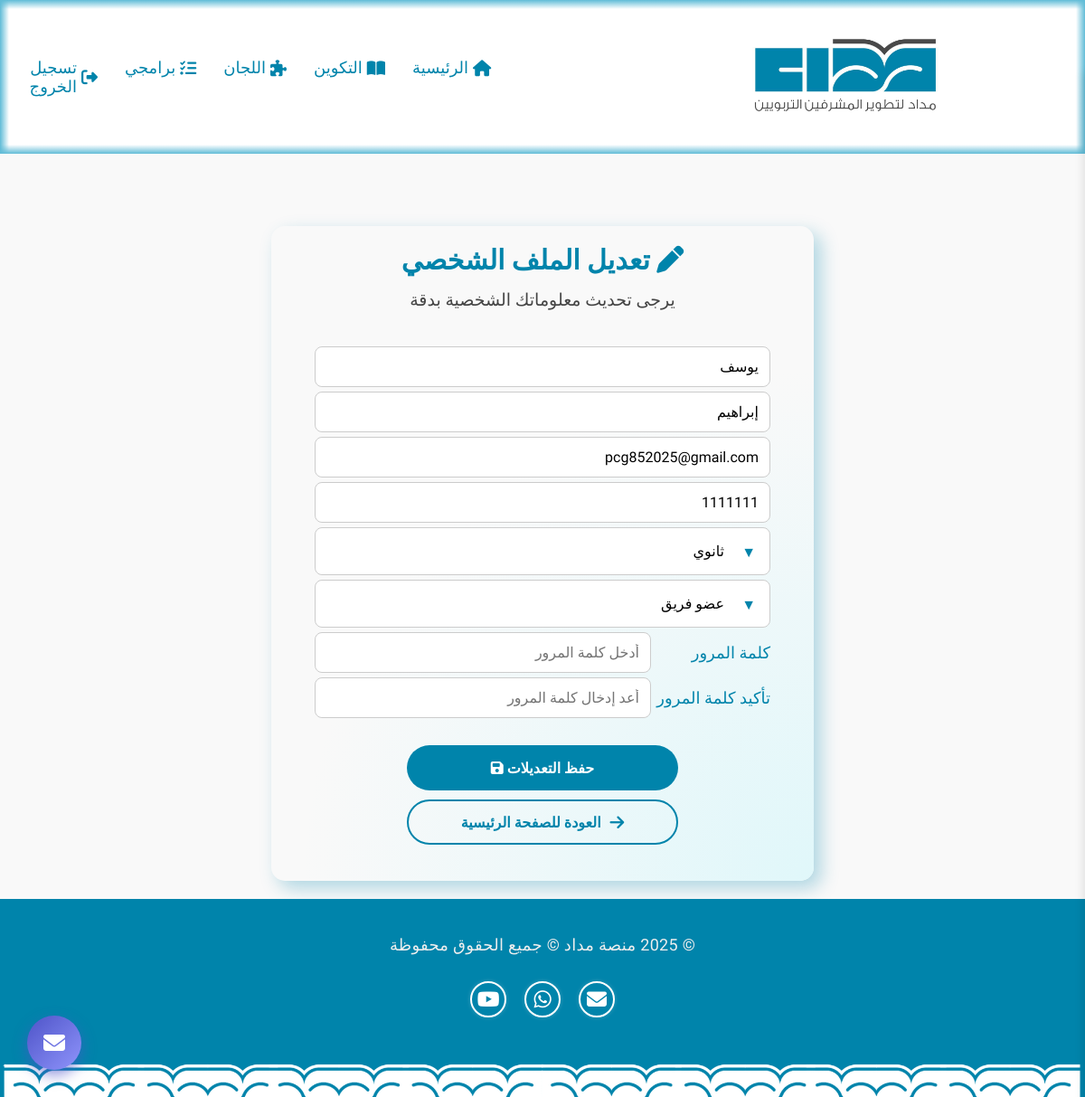
/edit_profile/ (signed in), run on an earlier commit of the app's database.
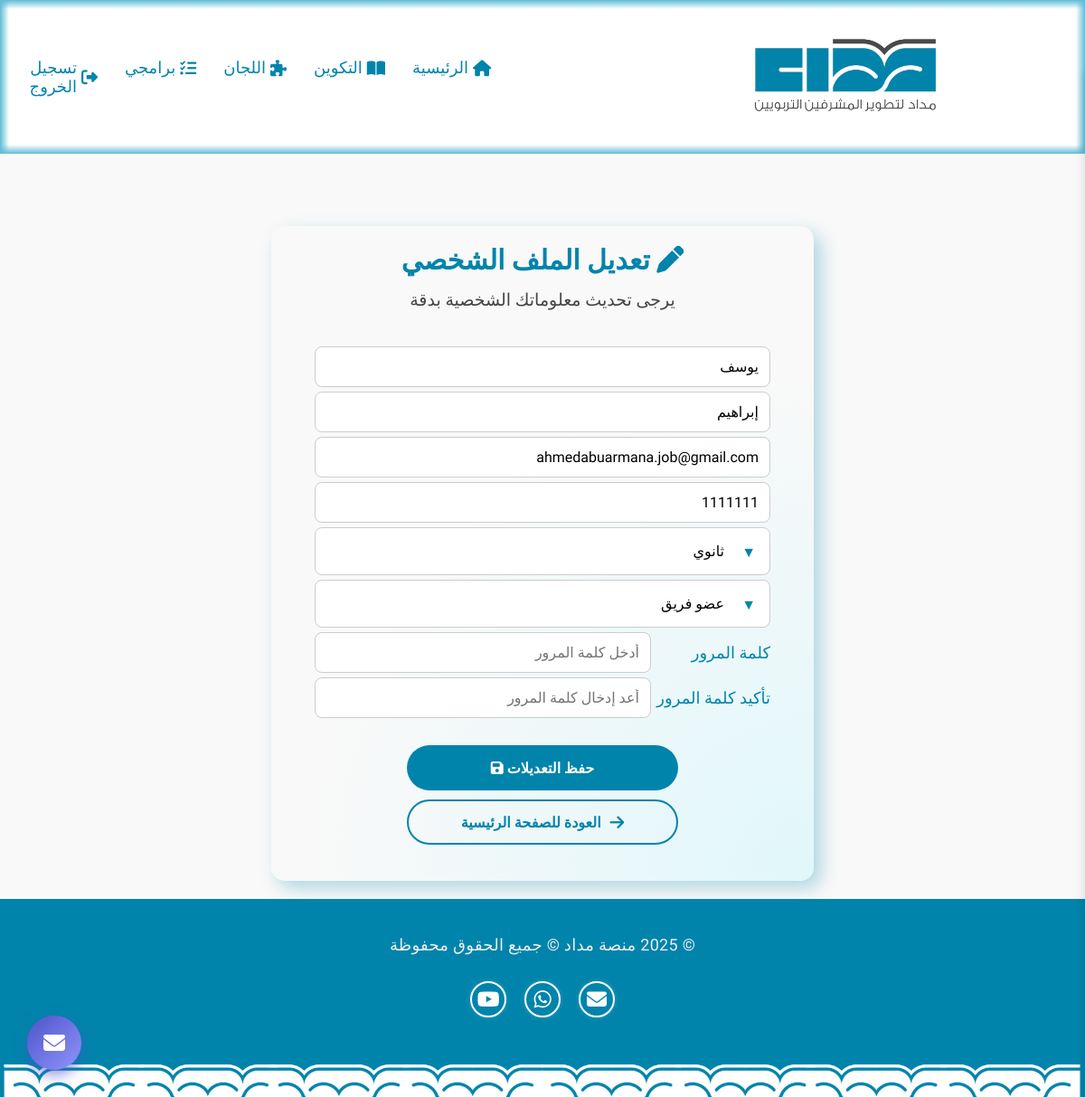
And on a later commit of the database.
### main/models.py (models this page shows, shortened)
class CustomUser(AbstractBaseUser, PermissionsMixin):
    first_name = models.CharField(max_length=30)
    last_name = models.CharField(max_length=30)
    email = models.EmailField(unique=True)
    phone = models.CharField(max_length=20, blank=True, null=True)
    ROLE_CHOICES = [
        ('عضو فريق', 'عضو فريق'),
        ('قائد فريق', 'قائد فريق'),
    ]
    EDUCATION_CHOICES = [
        ('ابتدائي', 'ابتدائي'),
        ('متوسط', 'متوسط'),
        ('ثانوي', 'ثانوي'),
        ('جامعي', 'جامعي'),
    ]
    role = models.CharField(max_length=20, choices=ROLE_CHOICES, blank=True, null=True)
    education_level = models.CharField(max_length=20, choices=EDUCATION_CHOICES, blank=True, null=True)
    is_active = models.BooleanField(default=False)
    is_staff = models.BooleanField(default=False)
    groups = models.ManyToManyField(
        Group,
        related_name="customuser_set",  # بدل user_set الافتراضي
        blank=True,
        help_text="المجموعات التي ينتمي إليها المستخدم",
        verbose_name="groups"
    )
    user_permissions = models.ManyToManyField(
        Permission,
        related_name="customuser_permissions_set",  # بدل user_set الافتراضي
        blank=True,
        help_text="أذونات المستخدم الفردية",
        verbose_name="user permissions"
    )
    objects = CustomUserManager()
    USERNAME_FIELD = 'email'
    REQUIRED_FIELDS = ['first_name', 'last_name', 'phone']
    class Meta:
        verbose_name = 'مستخدم'
        verbose_name_plural = 'المستخدمين'

### main/views.py (the view, shortened to what this page needs)
# urls.py: path("edit_profile/", views.edit_profile, name="edit_profile"),
@login_required(login_url="/auth")
def edit_profile(request):
    user = request.user  # المستخدم الحالي
    return render(request, "auth/profile.html", {
        "user": user,
        "ROLE_CHOICES": CustomUser.ROLE_CHOICES,
        "EDUCATION_CHOICES": CustomUser.EDUCATION_CHOICES,
    })

### main/templates/auth/profile.html (shortened to what this page needs)
{% extends "main/layout.html" %}
{% load static %}
{% block head %}
    <link href="{% static 'css/profile.css' %}" rel="stylesheet">
{% endblock %}
{% block body %}
<div class="container2 hidden-on-small" id="profile-form" >
    <div class="box2">
        <h1><i class="fa-solid fa-pen"></i> تعديل الملف الشخصي</h1>
        <p>يرجى تحديث معلوماتك الشخصية بدقة</p>
        <form method="post" class="profile-form">
            <div class="form-row">
                <input type="text" id="first-name" name="first_name" value="{{ user.first_name }}" required placeholder="الاسم الأول">
            </div>
            <div class="form-row">
                <input type="text" id="last-name" name="last_name" value="{{ user.last_name }}" required placeholder="الاسم الأخير">
            </div>
            <div class="form-row">
                <input type="email" id="email" name="email" value="{{ user.email }}" required placeholder="البريد الإلكتروني">
            </div>
            <div class="form-row">
                <input type="tel" id="phone" name="phone" value="{{ user.phone }}" placeholder="رقم الهاتف">
            </div>
            <div class="form-row">
                <div class="custom-select">
                    <select id="level" name="education_level">
                        {% for key, val in EDUCATION_CHOICES %}
                            <option value="{{ key }}" {% if user.education_level == key %}selected{% endif %}>{{ val }}</option>
                        {% endfor %}
                    </select>
                </div>
            </div>
            <div class="form-row">
                <div class="custom-select role-select">
                <select id="role" name="role">
                    {% for key, val in ROLE_CHOICES %}
                        <option value="{{ key }}" {% if user.role == key %}selected{% endif %}>{{ val }}</option>
                    {% endfor %}
                </select>
                </div>
            </div>
            <div class="form-row">
                <label for="password1">كلمة المرور</label>
                <input type="password" id="password" name="password1" placeholder="أدخل كلمة المرور">
            </div>
            <div class="form-row">
                <label for="password2">تأكيد كلمة المرور</label>
                <input type="password" id="confirm-password" name="password2" placeholder="أعد إدخال كلمة المرور">
            </div>
            <div class="button-group">
                <button class="login-btn" type="submit" onclick="hideForm(event)">
                    <span class="login-text">حفظ التعديلات <i class="fa-solid fa-floppy-disk"></i></span>
                </button>
                <a href="{% url 'index' %}" class="back-home-btn">
                    <span class="arrow-icon"><i class="fa-solid fa-arrow-right"></i> </span>
                    <span class="btn-text">العودة للصفحة الرئيسية</span>
                </a>
            </div>
        </form>
    </div>
</div>
{% endblock body %}

What changed in the data, as far as the page shows it:
changed CustomUser "يوسف": email "pcg852025@gmail.com" → "ahmedabuarmana.job@gmail.com"
